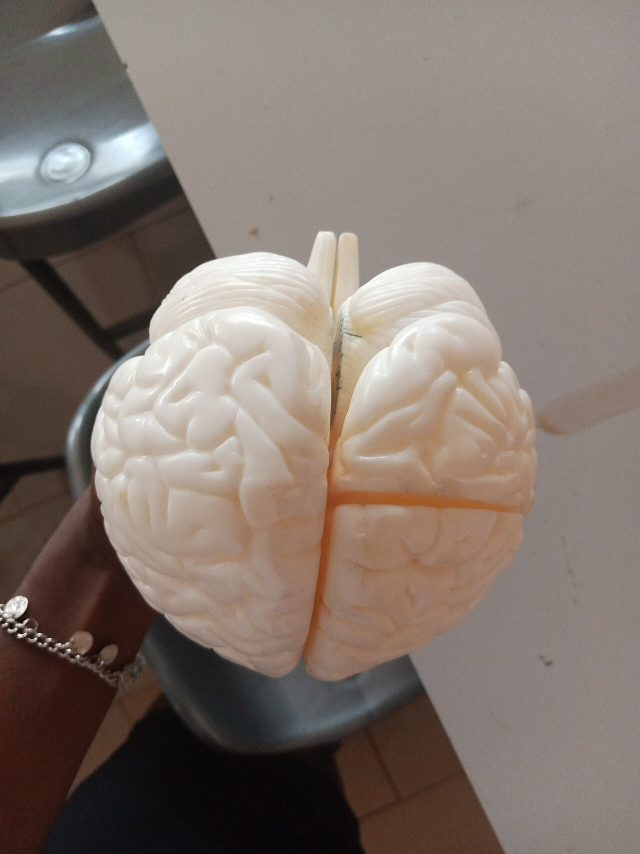
#> input picture assets/raw/brain.jpg, 1280 x 1707 px, given in place of rockstar_logo.png, which was not available (shown at 1/2 size)
$ python mix.py ../../../assets/raw/brain.jpg
#> lines starting #> are read from the running program, lines starting #| are printed output that depends on the picture; after the words box and inside, x2 and y2 are one past the last pixel; in counts of white or black regions, pixels touching at a corner belong together; pictures that were not available may be replaced by others from this repository, and a replacement may not be noted
### videos/rockstar-gta6-prueba/engine/overlays.py
"""Time-based overlays drawn on top of shots (kinetic text, captions, logos, stamps...)."""
import math, hashlib
import numpy as np, cv2
from PIL import Image, ImageDraw
from core import (W, H, render_word, blit, ease_out, ease_in, ease_io, clamp01, word_times, font,
                  load_image, rgba_from_bgra_u8, add_glow, STYLES)

MARK = {"*": "r", "~": "script", "^": "lcd", "+": "wb", "!": "rb"}


def _h(s):
    return int(hashlib.md5(s.encode()).hexdigest()[:8], 16)


class Overlay:
    z = 0

    def active(self, t):
        return self.t0 - 0.01 <= t <= self.t1 + 0.01


class Text(Overlay):
    """Kinetic text block. markup: words split by spaces, '/' newline, prefixes * red, ~ script, + white black-italic, ! red black-italic.
    timed=True aligns each word to the narration; otherwise words stagger from t0."""

    def __init__(self, t0, t1, markup, x=W / 2, y=H / 2, size=54, base="w", timed=True, stagger=0.07,
                 align="center", anim="pop", box=False, maxw=1500, jitter=0.07, z=5, exit="fade", tlist=None,
                 script_scale=1.7, upper=True, drift=0.035):
        self.t0, self.t1, self.z = t0, t1, z
        size = size * 1.1
        self.anim, self.box, self.exit, self.drift = anim, box, exit, drift
        lines = [l.split() for l in markup.split("/")]
        flat = [w for l in lines for w in l]
        plain = [w.lstrip("*~^+!") for w in flat]
        if tlist is not None:
            times = tlist
        elif timed:
            times = word_times(plain, t0)
            times = [max(t0, tt - 0.04) for tt in times]
        else:
            times = [t0 + i * stagger for i in range(len(flat))]
        self.items = []
        k = 0
        y_cursor = 0
        line_boxes = []
        for li, line in enumerate(lines):
            row = []
            x_cursor = 0
            lh = 0
            for w in line:
                st = base
                ch = w[0]
                if ch in MARK:
                    st = MARK[ch]
                    w = w[1:]
                sz = size * (script_scale if st == "script" else 1.0)
                txt = w if (st == "script" or not upper) else w.upper()
                img, adv, pad = render_word(txt, st, sz)
                rnd = (_h(w + str(k)) % 1000) / 1000 - 0.5
                row.append(dict(img=img, adv=adv, pad=pad, x=x_cursor, t=times[k], jit=rnd * jitter * size, st=st, sz=sz))
                x_cursor += adv + size * 0.28
                lh = max(lh, sz)
                k += 1
            width = x_cursor - size * 0.28
            line_boxes.append((row, width, y_cursor, lh))
            y_cursor += lh * 1.12
        total_h = y_cursor
        for row, width, ly, lh in line_boxes:
            if align == "center":
                ox = x - width / 2
            elif align == "left":
                ox = x
            else:
                ox = x - width
            for it in row:
                it["X"] = ox + it["x"] - it["pad"]
                # baseline align: scripts sit a bit lower
                it["Y"] = y - total_h / 2 + ly + (lh - it["sz"]) * 0.8 - it["pad"] + it["jit"] + (
                    -it["sz"] * 0.18 if it["st"] == "script" else 0)
                self.items.append(it)
        xs = [it["X"] + it["pad"] for it in self.items]
        xe = [it["X"] + it["pad"] + it["adv"] for it in self.items]
        self.bbox = (min(xs) - size * 0.5, y - total_h / 2 - size * 0.25, max(xe) + size * 0.5, y + total_h / 2 + size * 0.35)

    # [36 lines left out: function draw, not called in this run]


class DateCap(Overlay):
    """Red translucent box with two lines (reference: '2:40 P.M. / 6 MAYO 2010')."""

    # [36 lines left out: functions __init__, draw, not called in this run]


class Label(Overlay):
    """Small tracked uppercase label (reference: '1970S PUNJAB, INDIA')."""

    # [9 lines left out: functions __init__, draw, not called in this run]


class Logo(Overlay):
    def __init__(self, t0, t1, path, x=W / 2, y=H / 2, h=420, anim="reveal", glow=None, z=4, white=False, sweep=True):
#> called with t0 = 0.2, t1 = 2.8, x = 960, y = 540, h = 430, anim = 'reveal', glow = (28, 0.55, (255, 170, 0)), z = 4
        self.t0, self.t1, self.z = t0, t1, z
        im = cv2.imread(path, cv2.IMREAD_UNCHANGED)
#> im is the input picture: shape (1707, 1280, 3); mean B, G, R 109.2, 117, 129.5
        if im.shape[2] == 3:
            im = cv2.cvtColor(im, cv2.COLOR_BGR2BGRA)
#> im: shape (1707, 1280, 4)
        ys, xs = np.where(im[:, :, 3] > 8)
        im = im[ys.min():ys.max() + 1, xs.min():xs.max() + 1]
        s = h / im.shape[0]
        im = cv2.resize(im, (int(im.shape[1] * s), int(h)), interpolation=cv2.INTER_AREA)
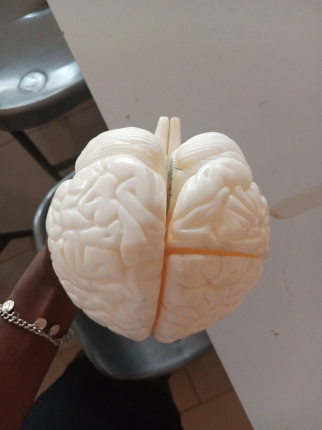
#> im: shape (430, 322, 4); mean B, G, R, A 109.2, 117, 129.5, 255
        img = rgba_from_bgra_u8(im)
        if white:
            a = img[:, :, 3:4]
            lum = img[:, :, :3].mean(-1, keepdims=True) / np.maximum(a, 1e-4)
            # dark parts -> white, colored parts keep
            sat = img[:, :, :3].max(-1, keepdims=True) - img[:, :, :3].min(-1, keepdims=True)
            col = np.where(sat / np.maximum(a, 1e-4) > 0.25, img[:, :, :3], a * 1.0)
            img = np.concatenate([col, a], -1)
        if glow:
            img = add_glow(img, glow[0], glow[1], glow[2] if len(glow) > 2 else None)
        self.img = img
        self.x, self.y, self.anim, self.sweep = x, y, anim, sweep

    # [21 lines left out: function draw, not called in this run]


class Stamp(Overlay):
    # [30 lines left out: functions __init__, draw, not called in this run]


class Counter(Overlay):
    # [13 lines left out: functions __init__, draw, not called in this run]


class Flash(Overlay):
    def __init__(self, t0, dur=0.25, strength=0.9, color=(1, 1, 1), z=9):
        self.t0, self.t1, self.z = t0, t0 + dur, z
        self.dur, self.s, self.c = dur, strength, np.array(color[::-1], np.float32)

    def draw(self, f, t):
        k = (1 - clamp01((t - self.t0) / self.dur)) ** 2 * self.s
        f[:] = f * (1 - k) + self.c * k


class Darken(Overlay):
    """Darken the frame (for text legibility) with optional blur-free vignette band."""

    def __init__(self, t0, t1, amount=0.45, z=1):
        self.t0, self.t1, self.z, self.a = t0, t1, z, amount

    def draw(self, f, t):
        a = self.a * clamp01((t - self.t0) / 0.3) * clamp01((self.t1 - t) / 0.3)
        f *= (1 - a)

### videos/rockstar-gta6-prueba/engine/core.py
"""Core helpers: sources, grading, text rendering, overlays blit, look, transitions."""
import os, json, math, subprocess, unicodedata, re
import numpy as np, cv2
from PIL import Image, ImageDraw, ImageFont

W, H, FPS = 1920, 1080, 30
# Carpeta de trabajo con assets/ (coverr, unsplash, img, music, sfx, fonts, geo, gen) y work/ (transcript.json, renders)
S = os.environ.get("VIDEO_WORKDIR", os.path.abspath(os.path.join(os.path.dirname(__file__), "..", "workdir")))
A = S + "/assets"
DW, DH = 2112, 1188  # decode size for video (10% headroom for Ken Burns)

FONTS = {
    "pbi": A + "/fonts/Poppins-BoldItalic.ttf",
    "psbi": A + "/fonts/Poppins-SemiBoldItalic.ttf",
    "pxbi": A + "/fonts/Poppins-ExtraBoldItalic.ttf",
    "pblki": A + "/fonts/Poppins-BlackItalic.ttf",
    "pb": A + "/fonts/Poppins-Bold.ttf",
    "psb": A + "/fonts/Poppins-SemiBold.ttf",
    "pm": A + "/fonts/Poppins-Medium.ttf",
    "anton": A + "/fonts/Anton-Regular.ttf",
    "bebas": A + "/fonts/BebasNeue-Regular.ttf",
    "script": A + "/fonts/GreatVibes-Regular.ttf",
    "pinyon": A + "/fonts/PinyonScript-Regular.ttf",
    "rye": A + "/fonts/Rye-Regular.ttf",
    "mono": A + "/fonts/ShareTechMono-Regular.ttf",
    "vt": A + "/fonts/VT323-Regular.ttf",
    "monoton": A + "/fonts/Monoton-Regular.ttf",
}


def clamp01(x):
    return max(0.0, min(1.0, x))


def ease_out(x):
    x = clamp01(x)
    return 1 - (1 - x) ** 3


def ease_in(x):
    x = clamp01(x)
    return x ** 3


def ease_io(x):
    x = clamp01(x)
    return x * x * (3 - 2 * x)


def lerp(a, b, u):
    return a + (b - a) * u


# ---------------------------------------------------------------- sources
_probe_cache = {}


# [19 lines left out: functions probe_dur, resolve, not called in this run]


class VideoReader:
    """Streams frames of a (sub)shot at FPS, decoded at DWxDH cover size."""

    # [66 lines left out: functions __init__, _open, _read, _close, get, not called in this run]

    def close(self):
        self._close()


_img_cache = {}


# [37 lines left out: functions load_image, view_warp, not called in this run]


# ---------------------------------------------------------------- grading
GRADES = {
    "doc": dict(sat=0.85, con=1.12, br=1.0, ts=(0.025, 0.012, -0.01), th=(-0.02, 0.0, 0.025)),
    "night": dict(sat=0.8, con=1.15, br=0.85, ts=(0.04, 0.02, -0.01), th=(-0.01, 0.0, 0.02)),
    "cold": dict(sat=0.65, con=1.12, br=0.95, ts=(0.06, 0.03, -0.02), th=(0.03, 0.01, -0.02)),
    "warm": dict(sat=0.9, con=1.1, br=1.0, ts=(0.0, 0.0, 0.015), th=(-0.05, 0.0, 0.05)),
    "sepia": dict(sat=0.35, con=1.15, br=0.95, ts=(-0.01, 0.0, 0.02), th=(-0.07, 0.0, 0.06)),
    "bw": dict(sat=0.0, con=1.28, br=0.95, ts=(0, 0, 0), th=(0, 0, 0)),
    "vice": dict(sat=1.15, con=1.12, br=1.0, ts=(0.06, 0.0, 0.03), th=(0.0, -0.02, 0.06)),
    "raw": dict(sat=1.0, con=1.0, br=1.0, ts=(0, 0, 0), th=(0, 0, 0)),
}
MULT = {
    "red": np.array([0.45, 0.5, 1.25], np.float32),
    "green": np.array([0.6, 1.1, 0.55], np.float32),
    "blue": np.array([1.25, 0.8, 0.45], np.float32),
    "ice": np.array([1.25, 1.05, 0.8], np.float32),
}


# [27 lines left out: functions grade, holo, not called in this run]


# ---------------------------------------------------------------- text
_font_cache = {}


# [5 lines left out: function font, not called in this run]


STYLES = {
    # font, rgb color, glow rgb, glow radius factor, glow strength, shadow opacity
    "w": dict(f="pbi", c=(255, 255, 255), g=(255, 255, 255), gr=0.22, gs=0.42, sh=0.75),
    "r": dict(f="pbi", c=(255, 28, 28), g=(255, 0, 0), gr=0.32, gs=1.05, sh=0.85),
    "wb": dict(f="pblki", c=(255, 255, 255), g=(255, 255, 255), gr=0.18, gs=0.35, sh=0.8),
    "rb": dict(f="pblki", c=(255, 30, 30), g=(255, 0, 0), gr=0.3, gs=1.0, sh=0.85),
    "lcd": dict(f="vt", c=(255, 40, 40), g=(255, 0, 0), gr=0.3, gs=1.2, sh=0.6),
    "lcdw": dict(f="vt", c=(235, 235, 235), g=(255, 255, 255), gr=0.2, gs=0.5, sh=0.6),
    "lcdg": dict(f="vt", c=(60, 255, 90), g=(0, 255, 60), gr=0.3, gs=1.0, sh=0.6),
    "script": dict(f="script", c=(225, 18, 25), g=(0, 0, 0), gr=0.35, gs=1.4, sh=0.9),
    "anton": dict(f="anton", c=(255, 255, 255), g=(255, 255, 255), gr=0.15, gs=0.35, sh=0.8),
    "antonr": dict(f="anton", c=(255, 30, 30), g=(255, 0, 0), gr=0.28, gs=1.0, sh=0.85),
    "rye": dict(f="rye", c=(235, 35, 30), g=(255, 0, 0), gr=0.25, gs=0.9, sh=1.0),
    "vice": dict(f="pblki", c=(255, 80, 170), grad=((255, 70, 170), (255, 175, 70)), g=(255, 40, 140), gr=0.3, gs=1.0, sh=0.7),
    "vicescript": dict(f="script", c=(255, 90, 190), grad=((255, 110, 200), (255, 190, 90)), g=(255, 40, 150), gr=0.3, gs=1.2, sh=0.7),
    "ice": dict(f="pblki", c=(220, 245, 255), g=(120, 200, 255), gr=0.3, gs=1.0, sh=0.8),
    "label": dict(f="psb", c=(240, 240, 240), g=(255, 255, 255), gr=0.2, gs=0.3, sh=0.8),
    "mono": dict(f="mono", c=(230, 230, 230), g=(255, 255, 255), gr=0.15, gs=0.25, sh=0.6),
    "monor": dict(f="mono", c=(255, 50, 50), g=(255, 0, 0), gr=0.3, gs=0.9, sh=0.6),
    "monog": dict(f="mono", c=(80, 255, 120), g=(0, 255, 80), gr=0.25, gs=0.7, sh=0.5),
    "dark": dict(f="mono", c=(20, 20, 20), g=(0, 0, 0), gr=0.0, gs=0.0, sh=0.0),
}

_word_cache = {}


# [74 lines left out: functions render_word, blit, not called in this run]


def rgba_from_bgra_u8(im):
    """uint8 BGRA (straight alpha) -> premultiplied float."""
    f = im.astype(np.float32) / 255
    a = f[:, :, 3:4]
#> a: shape (430, 322, 1) float32; every value is 1
    return np.concatenate([f[:, :, :3] * a, a], -1)


def add_glow(img, radius, strength, color=None):
#> called with radius = 28, strength = 0.55, color = (255, 170, 0)
    a = img[:, :, 3]
    pad = int(radius * 3)
    img = cv2.copyMakeBorder(img, pad, pad, pad, pad, cv2.BORDER_CONSTANT, value=0)
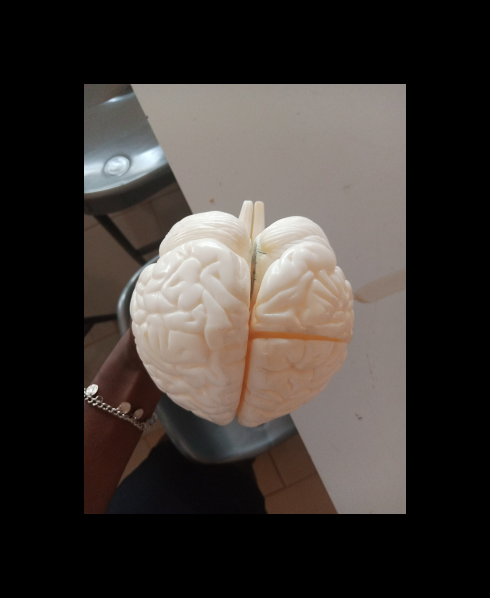
#> img: shape (598, 490, 4) float32; mean of channels 0, 1, 2, 3 0.202, 0.217, 0.24, 0.473; drawn as B, G, R
    a = img[:, :, 3]
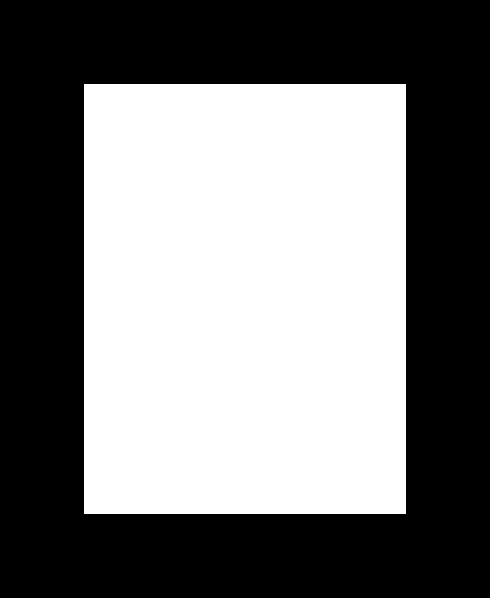
#> a: shape (598, 490) float32; values 0 (black) and 1 (white), 47.3% white; 1 white region, box (x1, y1, x2, y2) and area: (84, 84, 406, 514) 138460
    g = np.clip(cv2.GaussianBlur(a, (0, 0), radius) * strength, 0, 1)
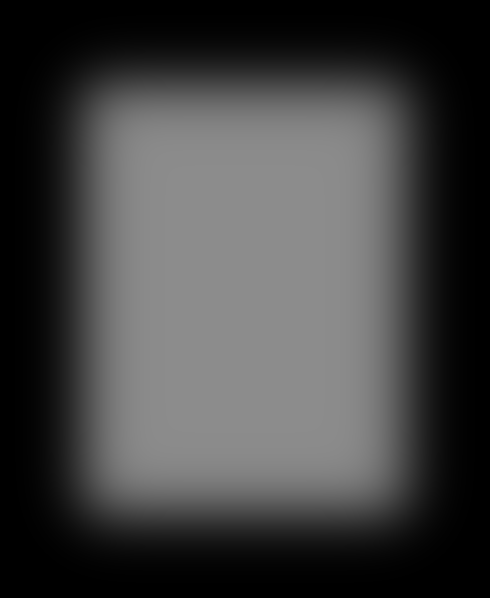
#> g: shape (598, 490) float32; min 4.32e-06, max 0.55, mean 0.26
    if color is None:
        rgb = cv2.GaussianBlur(img[:, :, :3], (0, 0), radius) * strength
    else:
        rgb = np.array(color[::-1], np.float32) / 255 * g[:, :, None]
    glow = np.concatenate([np.clip(rgb, 0, 1), g[:, :, None]], -1)
#> (the rest of the program and of its run is left out)
